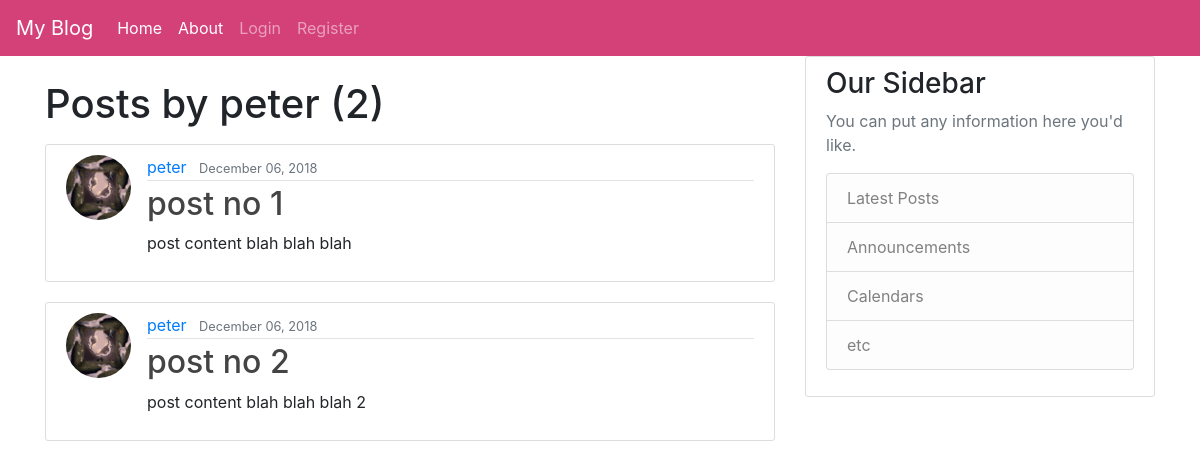
The page /user/peter on the database as committed earlier.
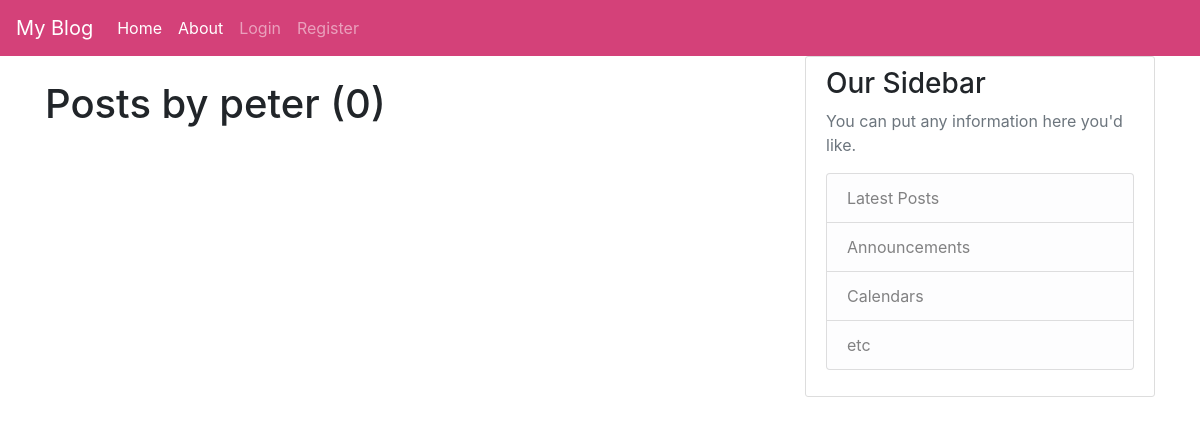
The same page on the database as committed later.
### blog/models.py (models this page shows, shortened)
class Post(models.Model):
    title = models.CharField(max_length=100)
    date_posted = models.DateTimeField(default=timezone.now)
    content = models.TextField()
    author = models.ForeignKey(User,on_delete=models.CASCADE)

### users/models.py (models this page shows, shortened)
class Profile(models.Model):
    user = models.OneToOneField(User, on_delete=models.CASCADE)
    image = models.ImageField(default='default.jpg', upload_to='profile_pics')

### blog/views.py (the view)
# urls.py: path('user/<str:username>', UserPostListView.as_view(), name='user-posts'),
class UserPostListView(ListView):
    model = Post
    template_name = 'blog/user_posts.html'
    context_object_name = 'posts'
    paginate_by = 5
    def get_queryset(self):
        user = get_object_or_404(User, username=self.kwargs.get('username'))
        return Post.objects.filter(author=user).order_by('-date_posted')

### blog/templates/blog/user_posts.html (shortened to what this page needs)
{% extends "blog/base.html" %}
{% block content %}
    <h1 class="mb-3">Posts by {{ view.kwargs.username }} ({{ page_obj.paginator.count }})</h1>
    {% for post in posts %}
        <article class="media content-section">
          <img class="rounded-circle article-img" src="{{ post.author.profile.image.url }}">
          <div class="media-body">
            <div class="article-metadata">
              <a class="mr-2" href="{% url 'user-posts' post.author.username %}">{{ post.author }}</a>
              <small class="text-muted">{{ post.date_posted|date:"F d, Y" }}</small>
            </div>
            <h2><a class="article-title" href="{% url 'post-detail' post.id %}">{{ post.title }}</a></h2>
            <p class="article-content">{{ post.content }}</p>
          </div>
        </article>
    {% endfor %}
{% endblock content %}

Rows that differ between the two databases and show on the page:
removed Post: author.profile.image (picture), author "peter", date_posted "December 06, 2018", title "post no 1", content "post content blah blah blah"
removed Post: author.profile.image (picture), author "peter", date_posted "December 06, 2018", title "post no 2", content "post content blah blah blah 2"
Other text that changed with them:
{{ page_obj.paginator.count }}: "2" → "0"
